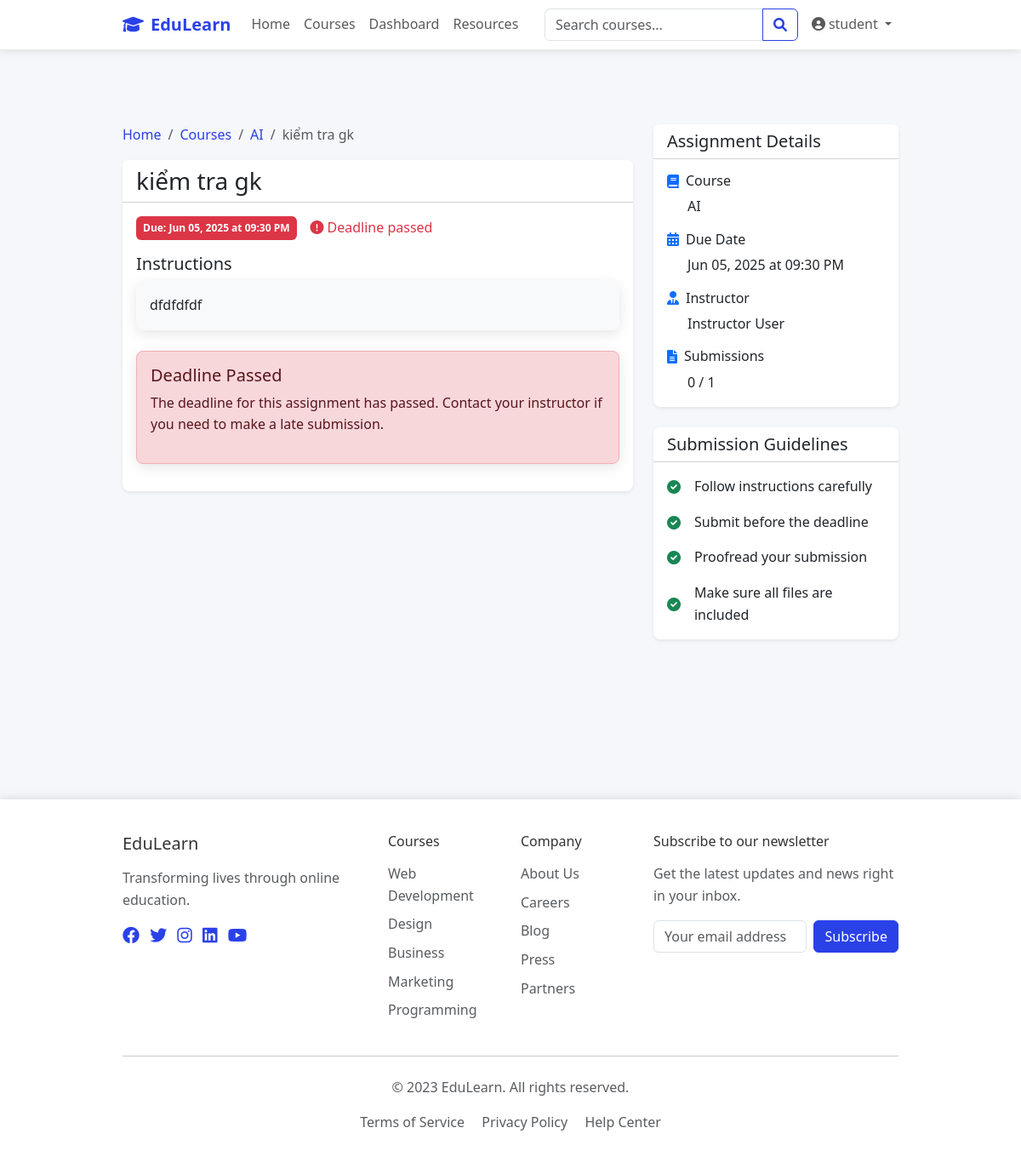
Page /assignments/1 (signed in) on the earlier database version.
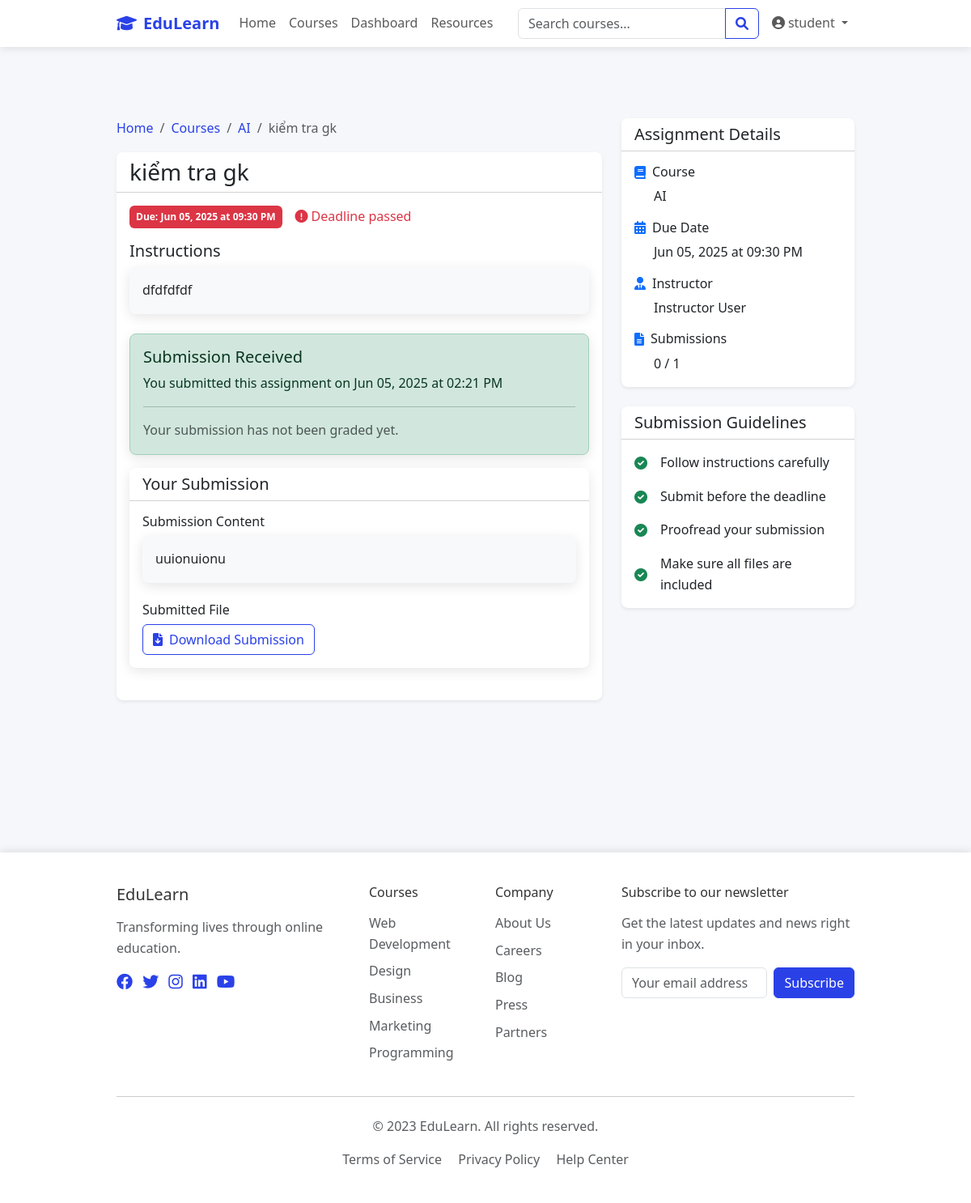
Same page on the later database version.
### models.py (models this page shows)
class Submission(db.Model):
    id = db.Column(db.Integer, primary_key=True)
    file_url = db.Column(db.String(255))
    content = db.Column(db.Text)
    submitted_at = db.Column(db.DateTime, default=datetime.utcnow)
    assignment_id = db.Column(db.Integer, db.ForeignKey('assignment.id'), nullable=False)
    student_id = db.Column(db.Integer, db.ForeignKey('student.id'), nullable=False)
    grade = db.relationship('Grade', backref='submission', uselist=False, cascade='all, delete-orphan')

### routes.py (the view)
@app.route('/assignments/<int:assignment_id>')
def assignment_detail(assignment_id):
    assignment = Assignment.query.get_or_404(assignment_id)
    course = assignment.course
    submission = None
    if current_user.is_authenticated and current_user.is_student():
        submission = Submission.query.filter_by(
            assignment_id=assignment.id,
            student_id=current_user.student_profile.id
        ).first()
    submissions = None
    if current_user.is_authenticated and (current_user.is_instructor() or current_user.is_admin()):
        submissions = assignment.submissions.all()
    return render_template('assignments/detail.html',
                           assignment=assignment,
                           course=course,
                           submission=submission,
                           submissions=submissions,
                           now=datetime.now())

### app.py (called while the page is built)
@login_manager.user_loader
def load_user(user_id):
    from models import User
    return User.query.get(int(user_id))

### models.py (called while the page is built)
    def is_admin(self):
        return self.role == 'admin'

    def is_instructor(self):
        return self.role == 'instructor'

    def is_student(self):
        return self.role == 'student'

### templates/assignments/detail.html (shortened to what the changed rows need)
{% extends "base.html" %}
{% block content %}
<div class="container py-5">
    <div class="row">
        <div class="col-lg-8">
            <div class="card shadow-sm mb-4">
                <div class="card-body">
                    {% if current_user.is_authenticated and current_user.is_student() %}
                        {% if submission %}
                            <div class="alert alert-success">
                                <div class="d-flex justify-content-between align-items-start">
                                    <div>
                                        <h5 class="alert-heading">Submission Received</h5>
                                        <p class="mb-0">You submitted this assignment on {{ submission.submitted_at.strftime('%b %d, %Y at %I:%M %p') }}</p>
                                    </div>
                                </div>
                                {% if submission.grade %}
                                <hr>
                                <h5 class="mt-3">Your Grade</h5>
                                <div class="d-flex align-items-center mb-2">
                                    <div class="me-3">
                                        <span class="fs-1 fw-bold {% if submission.grade.score >= 70 %}text-success{% elif submission.grade.score >= 50 %}text-warning{% else %}text-danger{% endif %}">
                                            {{ submission.grade.score }}
                                        </span>
                                        <span class="text-muted">/100</span>
                                    </div>
                                    <div>
                                        <p class="mb-0 text-muted">Graded on {{ submission.grade.graded_at.strftime('%b %d, %Y') }}</p>
                                    </div>
                                </div>
                                {% if submission.grade.feedback %}
                                <div class="mt-3">
                                    <h6>Instructor Feedback</h6>
                                    <div class="card bg-light">
                                        <div class="card-body">
                                            {{ submission.grade.feedback|safe }}
                                        </div>
                                    </div>
                                </div>
                                {% endif %}
                                {% else %}
                                <hr>
                                <p class="mb-0 text-muted">Your submission has not been graded yet.</p>
                                {% endif %}
                            </div>
                            <div class="card mb-4">
                                <div class="card-header bg-white">
                                    <h5 class="mb-0">Your Submission</h5>
                                </div>
                                <div class="card-body">
                                    {% if submission.content %}
                                    <div class="mb-3">
                                        <h6>Submission Content</h6>
                                        <div class="card bg-light">
                                            <div class="card-body">
                                                {{ submission.content|safe }}
                                            </div>
                                        </div>
                                    </div>
                                    {% endif %}
                                    {% if submission.file_url %}
                                    <div>
                                        <h6>Submitted File</h6>
                                        <a href="{{ submission.file_url }}" class="btn btn-outline-primary" target="_blank">
                                            <i class="fas fa-file-download me-2"></i>Download Submission
                                        </a>
                                    </div>
                                    {% endif %}
                                </div>
                            </div>
                        {% else %}
                            {% if assignment.deadline >= now %}
                                <div class="alert alert-warning">
                                    <h5 class="alert-heading">Submission Required</h5>
                                    <p>You haven't submitted this assignment yet. The deadline is {{ assignment.deadline.strftime('%b %d, %Y at %I:%M %p') }}.</p>
                                    <hr>
                                    <a href="{{ url_for('submission_create', assignment_id=assignment.id) }}" class="btn btn-primary">Submit Assignment</a>
                                </div>
                            {% else %}
                                <div class="alert alert-danger">
                                    <h5 class="alert-heading">Deadline Passed</h5>
                                    <p>The deadline for this assignment has passed. Contact your instructor if you need to make a late submission.</p>
                                </div>
                            {% endif %}
                        {% endif %}
                    {% endif %}
                </div>
            </div>
        </div>
    </div>
</div>
{% endblock %}

Differences in the rows shown:
added Submission: submitted_at "Jun 05, 2025 at 02:21 PM", content "uuionuionu"
Other differences:
text no longer shown: "Deadline Passed The deadline for this assignment has passed. Contact your instructor if you need to make a late submission."
text now shown: "Submission Received You submitted this assignment on Your submission has not been graded yet. Your Submission Submission Content Submitted File Download Submission"
